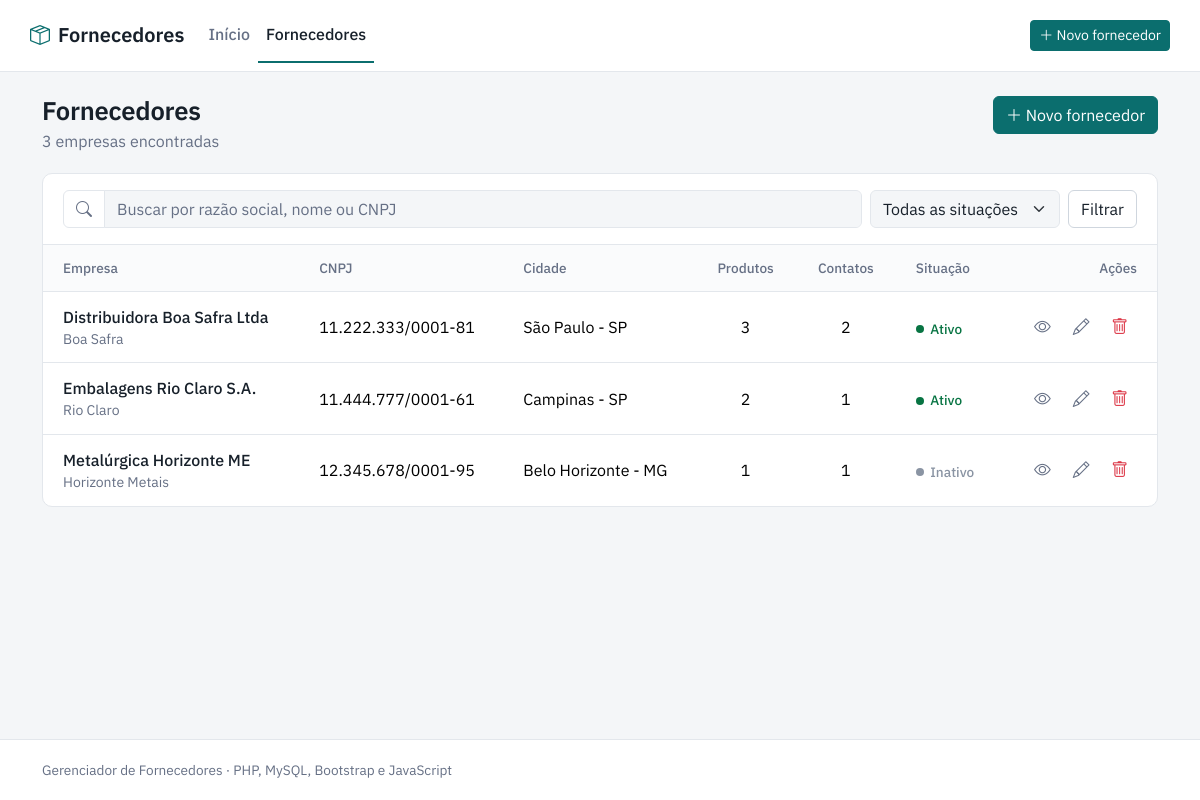
The page /fornecedores.php on the database its author committed.
### tables this page shows
CREATE TABLE fornecedores (
    id            INT UNSIGNED AUTO_INCREMENT PRIMARY KEY,
    razao_social  VARCHAR(150) NOT NULL,
    nome_fantasia VARCHAR(150) NULL,
    cnpj          CHAR(14)     NOT NULL,             
    email         VARCHAR(120) NULL,
    telefone      VARCHAR(11)  NULL,                 
    cidade        VARCHAR(80)  NULL,
    uf            CHAR(2)      NULL,
    status        ENUM('ativo', 'inativo') NOT NULL DEFAULT 'ativo',
    criado_em     TIMESTAMP    NOT NULL DEFAULT CURRENT_TIMESTAMP,
    UNIQUE KEY uq_fornecedores_cnpj (cnpj)
);

### config/database.php (called while the page is built, shortened)
<?php
function db(): PDO
{
    static $pdo = null;
    if ($pdo === null) {
        $dsn = 'mysql:host=' . DB_HOST . ';dbname=' . DB_NAME . ';charset=utf8mb4';
        try {
            $pdo = new PDO($dsn, DB_USER, DB_PASS, [
                PDO::ATTR_ERRMODE            => PDO::ERRMODE_EXCEPTION,
                PDO::ATTR_DEFAULT_FETCH_MODE => PDO::FETCH_ASSOC,
                PDO::ATTR_EMULATE_PREPARES   => false,
            ]);
        } catch (PDOException $e) {
            http_response_code(500);
            exit('Não foi possível conectar ao banco de dados. Verifique config/database.php e se o schema.sql foi importado.');
        }
    }
    return $pdo;
}

### includes/functions.php (called while the page is built, shortened)
<?php
require_once __DIR__ . '/../config/database.php';
function h($valor): string
{
    return htmlspecialchars((string) $valor, ENT_QUOTES, 'UTF-8');
}
function so_digitos(?string $valor): string
{
    return preg_replace('/\D+/', '', (string) $valor);
}
function formatar_cnpj(string $cnpj): string
{
    $c = so_digitos($cnpj);
    return substr($c, 0, 2) . '.' . substr($c, 2, 3) . '.' . substr($c, 5, 3)
        . '/' . substr($c, 8, 4) . '-' . substr($c, 12, 2);
}

### fornecedores.php (the view, shortened to what this page needs)
<?php
require_once __DIR__ . '/includes/functions.php';
$busca  = trim($_GET['q'] ?? '');
$status = $_GET['status'] ?? '';
$condicoes = [];
$params    = [];
$sql = "SELECT f.*,
               (SELECT COUNT(*) FROM produtos p WHERE p.fornecedor_id = f.id) AS total_produtos,
               (SELECT COUNT(*) FROM contatos c WHERE c.fornecedor_id = f.id) AS total_contatos
          FROM fornecedores f"
     . ($condicoes ? ' WHERE ' . implode(' AND ', $condicoes) : '')
     . ' ORDER BY f.razao_social';
$stmt = db()->prepare($sql);
$stmt->execute($params);
$fornecedores = $stmt->fetchAll();
require __DIR__ . '/includes/header.php';
?>
<div class="page-head">
    <div>
        <h1>Fornecedores</h1>
        <p class="text-muted mb-0"><?= count($fornecedores) ?> <?= count($fornecedores) === 1 ? 'empresa encontrada' : 'empresas encontradas' ?></p>
    </div>
    <a href="fornecedor_form.php" class="btn btn-primary">
        <i class="bi bi-plus-lg"></i> Novo fornecedor
    </a>
</div>
<section class="panel">
    <form class="filters" method="get" action="fornecedores.php">
        <div class="input-group">
            <span class="input-group-text"><i class="bi bi-search"></i></span>
            <input type="search" name="q" class="form-control" value="<?= h($busca) ?>"
                   placeholder="Buscar por razão social, nome ou CNPJ" aria-label="Buscar fornecedor">
        </div>
        <select name="status" class="form-select" aria-label="Filtrar por situação">
            <option value="">Todas as situações</option>
        </select>
        <button type="submit" class="btn btn-outline-secondary">Filtrar</button>
    </form>
    <?php if (!$fornecedores): ?>
        <div class="empty">
            <i class="bi bi-search"></i>
            <p><?= ($busca !== '' || $status !== '') ? 'Nenhum fornecedor corresponde ao filtro.' : 'Nenhum fornecedor cadastrado ainda.' ?></p>
            <?php if ($busca === '' && $status === ''): ?>
                <a href="fornecedor_form.php" class="btn btn-primary btn-sm">Cadastrar fornecedor</a>
            <?php endif; ?>
        </div>
    <?php else: ?>
        <div class="table-responsive">
            <table class="table align-middle mb-0">
                <thead>
                    <tr>
                        <th>Empresa</th>
                        <th>CNPJ</th>
                        <th>Cidade</th>
                        <th class="text-center">Produtos</th>
                        <th class="text-center">Contatos</th>
                        <th>Situação</th>
                        <th class="text-end">Ações</th>
                    </tr>
                </thead>
                <tbody>
                <?php foreach ($fornecedores as $f): ?>
                    <tr>
                        <td>
                            <a class="link-strong" href="fornecedor_detalhe.php?id=<?= (int) $f['id'] ?>"><?= h($f['razao_social']) ?></a>
                            <?php if ($f['nome_fantasia']): ?>
                                <div class="small text-muted"><?= h($f['nome_fantasia']) ?></div>
                            <?php endif; ?>
                        </td>
                        <td class="num"><?= h(formatar_cnpj($f['cnpj'])) ?></td>
                        <td><?= h(trim($f['cidade'] . ($f['uf'] ? ' - ' . $f['uf'] : ''), ' -')) ?: '&mdash;' ?></td>
                        <td class="text-center num"><?= (int) $f['total_produtos'] ?></td>
                        <td class="text-center num"><?= (int) $f['total_contatos'] ?></td>
                        <td><span class="badge-status <?= h($f['status']) ?>"><?= $f['status'] === 'ativo' ? 'Ativo' : 'Inativo' ?></span></td>
                        <td class="text-end text-nowrap">
                            <a class="btn btn-icon" href="fornecedor_detalhe.php?id=<?= (int) $f['id'] ?>" title="Ver detalhes" aria-label="Ver detalhes">
                                <i class="bi bi-eye"></i>
                            </a>
                            <a class="btn btn-icon" href="fornecedor_form.php?id=<?= (int) $f['id'] ?>" title="Editar" aria-label="Editar">
                                <i class="bi bi-pencil"></i>
                            </a>
                            <button type="button" class="btn btn-icon text-danger" title="Excluir" aria-label="Excluir"
                                    data-bs-toggle="modal" data-bs-target="#modalExcluir"
                                    data-action="actions/fornecedor_excluir.php"
                                    data-id="<?= (int) $f['id'] ?>"
                                    data-titulo="Excluir fornecedor"
                                    data-texto="Excluir &quot;<?= h($f['razao_social']) ?>&quot;? Os produtos e contatos dessa empresa também serão removidos.">
                                <i class="bi bi-trash"></i>
                            </button>
                        </td>
                    </tr>
                <?php endforeach; ?>
                </tbody>
            </table>
        </div>
    <?php endif; ?>
</section>
<?php require __DIR__ . '/includes/footer.php'; ?>

### assets/css/style.css (style rules this page uses)
:root { --ink: #17202a; --muted: #667085; --line: #e3e7ec; --paper: #f4f6f8; --accent: #0b6e6e; --accent-dark: #095858; --accent-soft: #e2f1f0; --bs-body-font-family: 'IBM Plex Sans', system-ui, -apple-system, 'Segoe UI', Roboto, sans-serif; --bs-body-color: var(--ink); --bs-body-bg: var(--paper); --bs-primary: var(--accent); --bs-primary-rgb: 11, 110, 110; --bs-link-color: var(--accent); --bs-link-color-rgb: 11, 110, 110; --bs-link-hover-color: var(--accent-dark); --bs-border-color: var(--line); --bs-secondary-color: var(--muted); }
body { min-height: 100vh; display: flex; flex-direction: column; }
h1, h2 { font-weight: 600; letter-spacing: -0.01em; }
h1 { font-size: 1.6rem; margin-bottom: 0.15rem; }
.text-muted { color: var(--muted) !important; }
.num { font-variant-numeric: tabular-nums; }
.btn-primary { --bs-btn-bg: var(--accent); --bs-btn-border-color: var(--accent); --bs-btn-hover-bg: var(--accent-dark); --bs-btn-hover-border-color: var(--accent-dark); --bs-btn-active-bg: var(--accent-dark); --bs-btn-active-border-color: var(--accent-dark); --bs-btn-disabled-bg: var(--accent); --bs-btn-disabled-border-color: var(--accent); }
.btn-outline-secondary { --bs-btn-color: var(--ink); --bs-btn-border-color: #cfd6de; --bs-btn-hover-bg: #eef1f4; --bs-btn-hover-color: var(--ink); --bs-btn-hover-border-color: #cfd6de; --bs-btn-active-bg: #e6eaee; --bs-btn-active-color: var(--ink); --bs-btn-active-border-color: #cfd6de; }
.btn-icon { --bs-btn-padding-x: 0.5rem; --bs-btn-padding-y: 0.25rem; --bs-btn-color: var(--muted); --bs-btn-hover-bg: #eef1f4; --bs-btn-hover-color: var(--ink); --bs-btn-border-color: transparent; --bs-btn-hover-border-color: transparent; --bs-btn-active-bg: #e6eaee; --bs-btn-active-border-color: transparent; font-size: 1.05rem; line-height: 1; }
.btn-icon.text-danger { --bs-btn-color: #b42318; --bs-btn-hover-color: #b42318; --bs-btn-hover-bg: #fdecea; }
.page-head { display: flex; align-items: flex-start; justify-content: space-between; gap: 1rem; flex-wrap: wrap; margin-bottom: 1.25rem; }
.panel { background: #fff; border: 1px solid var(--line); border-radius: 10px; overflow: hidden; }
.table { --bs-table-bg: transparent; --bs-table-hover-bg: #f8fafb; margin-bottom: 0; }
.table > :not(caption) > * > * { padding: 0.8rem 1.25rem; border-bottom-color: var(--line); }
.table thead th { font-weight: 500; font-size: 0.85rem; color: var(--muted); background: #fafbfc; border-bottom: 1px solid var(--line); white-space: nowrap; }
.table tbody tr:last-child td { border-bottom: 0; }
.link-strong { font-weight: 500; color: var(--ink); text-decoration: none; }
.filters { display: flex; gap: 0.5rem; flex-wrap: wrap; padding: 1rem 1.25rem; border-bottom: 1px solid var(--line); }
.filters .input-group { flex: 1 1 320px; width: auto; }
.filters .form-select { flex: 0 0 auto; width: auto; min-width: 190px; }
.input-group-text { background: #fff; color: var(--muted); }
.badge-status { display: inline-flex; align-items: center; gap: 0.4rem; font-size: 0.85rem; font-weight: 500; }
.badge-status::before { content: ''; width: 0.5rem; height: 0.5rem; border-radius: 50%; background: currentColor; }
.badge-status.ativo { color: #087443; }
.badge-status.inativo { color: #8a94a3; }

### rows shown on the page
fornecedores: razao_social "Distribuidora Boa Safra Ltda", nome_fantasia "Boa Safra", cnpj "11.222.333/0001-81", cidade+uf "São Paulo - SP", total_produtos "3", total_contatos "2", status "Ativo"
fornecedores: razao_social "Embalagens Rio Claro S.A.", nome_fantasia "Rio Claro", cnpj "11.444.777/0001-61", cidade+uf "Campinas - SP", total_produtos "2", total_contatos "1", status "Ativo"
fornecedores: razao_social "Metalúrgica Horizonte ME", nome_fantasia "Horizonte Metais", cnpj "12.345.678/0001-95", cidade+uf "Belo Horizonte - MG", total_produtos "1", total_contatos "1", status "Inativo"

### other values the page prints
count($fornecedores) "3"
